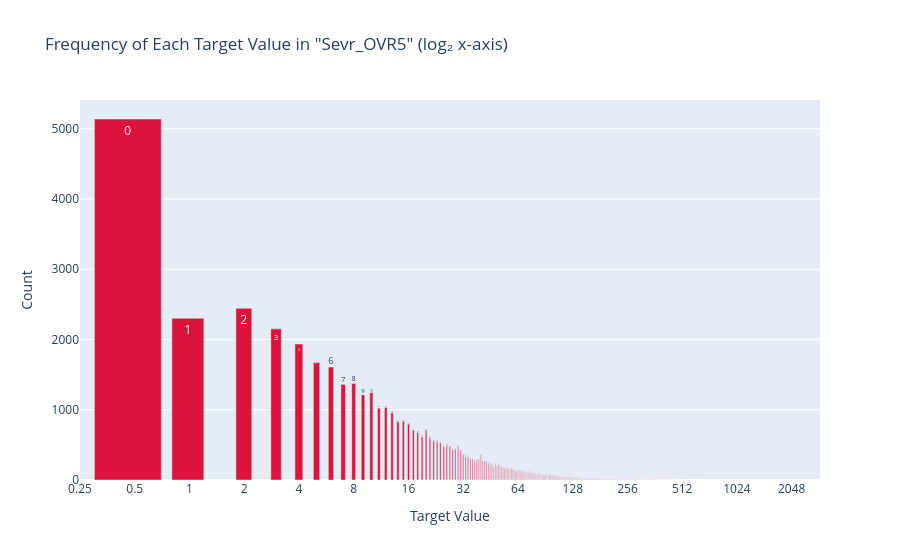

The notebook cell saved with this chart:
### Code cell
plot_log2_frequency(dataset, 'Sevr_OVR5')

### Figure 1 — Plotly figure (JSON) as saved in the notebook; plotly's stock layout.template omitted (floating-point values rounded to 4 significant figures; data arrays with more than 128 entries replaced by an {"elided": "..."} marker saying what was removed)
{"data": [{"hovertemplate": "Value: %{text}<br>Count: %{y}<extra></extra>", "marker": {"color": "crimson"}, "text": {"elided": "483 str values"}, "type": "bar", "x": {"elided": "483 float values"}, "y": {"elided": "483 int values"}}], "layout": {"title": {"text": "Frequency of Each Target Value in \"Sevr_OVR5\" (log₂ x-axis)"}, "xaxis": {"dtick": 0.301, "title": {"text": "Target Value"}, "type": "log"}, "yaxis": {"title": {"text": "Count"}}}}
